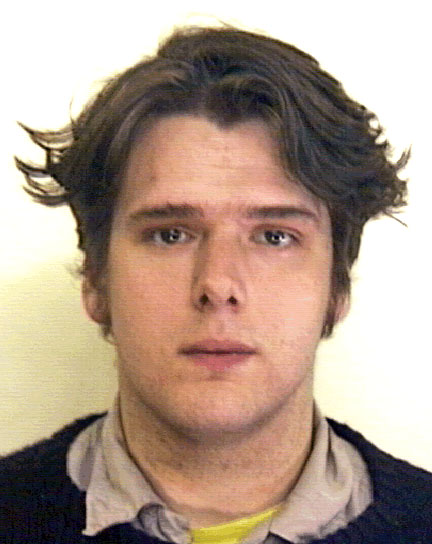
%> input picture faces/alister1.jpg, 432 x 544 px
$ octave --eval "result = hairDetection('faces/alister1.jpg');"   (GNU Octave 9; MATLAB toolbox functions it lacks are replaced by stand-ins)
%> lines starting %> are read from the running program, lines starting %| are printed output that depends on the picture
%> in hairDetection, bild is the input picture: size 544x432x3 uint8; mean R, G, B 177.3, 156.3, 141.4
### growHair.m
function [Img, Volume,Longhair, Bounds, Failed] = growHair(Image,foreHeadTop)

    if ~exist('Image','var')
        error('Image was not set please specify Input image')
    elseif isempty(Image)
        error('Selected Image was Empty and can not be used')
    elseif ndims(Image) > 3 || isequal(ndims(Image),1)
        error('The selected image has the wrong dimensions, only 2D grayscale Images and RGB Images are allowed')
    else
       Image = im2double(Image);
    end

    %Setup reference and fixxed parameters

    %The image should be scaled to have 100000 pixels
    pixRefSize = 100000;
    %The seedPoints should be set 20 pixels above the foreHead Top
    foreHeadOffset = 14;
    %Set the offset of the other 4 seedPoints that will be set in
    %regiongrowing
    seedSpread = 5;
    %Factor when it is detected that the algorythm failed
    failedFactor = 1/2;
    %Threshold of the Bounding rectangle when the hair is considered as
    %long
    longThreshold = 0.9;

    %Setup image Dimensions
    [xDim, yDim, ~] = size(Image);
%> xDim = 544; yDim = 432

    %Calculate the factor of how much the image would need to be scaled
    %to match the pixelVolume of pixRefSize
    scaleFactor = pixRefSize / (xDim * yDim);
%> scaleFactor = 0.426

    %Filter the image with a gaussian Filter to smoothen image regions
    gauss = gaussianimplem(Image,4);

    % Regiongrowing often works better if the image is
    % downscaled and the algorythm is way faster
    gauss = imresize(gauss,scaleFactor);

    if exist('foreHeadTop','var')
        foreHeadTop(1) = foreHeadTop(1) * scaleFactor;
        foreHeadTop(2) = foreHeadTop(2) * scaleFactor;
    end

    %Setup Scaled image dimensions
    [scaledXDim, scaledYDim, ~] = size(gauss);


    if ~exist('foreHeadTop','var') || isempty(foreHeadTop)
        [loc] = get_image_point(gauss);
        foreHeadTop(1) = loc(1,2);
        foreHeadTop(2) = loc(1,1);
        %error('foreHeadTop does not exist, please specify foreHeadTop Point')
    elseif ~isequal(ndims(foreHeadTop),2)
        error('error Position needs to have 2 Values')
    elseif ~boundcheck(foreHeadTop(1),foreHeadTop(2),scaledXDim,scaledYDim)
        error('foreHeadTop was out of the Image bounds, try again')
    end

    %Setup seedPosition above the foreheadPosition
    %to try and catch the Hair
    seedPos(1) = foreHeadTop(1)- foreHeadOffset - seedSpread ;
    seedPos(2) = foreHeadTop(2);%+ foreHeadOffset + seedSpread;

    %Check if seedPos is inside the image Bounds
    if ~boundcheck(seedPos(1),seedPos(2),scaledXDim,scaledYDim)
        error('seedPos exceeds the Image bounds, try again')
    end

    %Check if image already is grayscale otherwise convert
    if isequal(ndims(Image),3)
        grayImg = rgb2gray(gauss);
    else
        grayImg = gauss;
    end

    %Do Regiongrowing on the image to get binary mask
    tic
        Binmask = growmyregion(grayImg,seedPos,0.1,seedSpread);
    toc

    %Measure Regions in Binary Mask
    measurements = regionprops(Binmask, 'BoundingBox', 'Area');

    %Setup loop seching for the biggest area of the found regions
    mainRegion = measurements(1);
    if ndims(measurements)/2 > 1
        for regionCnt = 2:ndims(measurements)/2
            if(measurements(regionCnt*2).Area > mainRegion.Area)
                mainRegion = measurements(regionCnt);
            end
        end
    end

    %Calculate height/width ratio of the region
    lenghtratio = mainRegion.BoundingBox(4)/mainRegion.BoundingBox(3);

    %Calculate volume of the hair
    Volume = sum(sum(sum(Binmask)));

    %Set if hair is long or not
    Longhair = false;
    if lenghtratio > longThreshold
        Longhair = true;
    end

    %Check if the algorythm failed, that happens if too much of the
    %image was found as region -> can not be hair
    Failed = false;
    if Volume > (scaledXDim * scaledYDim)*failedFactor
       Failed = true;
    end


% [12 lines of commented-out code are left out]
    gauss(:,:,1) = gauss(:,:,1)+ Binmask;

    %Output the Hair Region Bounds
    Bounds = mainRegion.BoundingBox;

    % Insert Bounding Rectangle into image
    gauss = insertShape(gauss,'Rectangle', Bounds,'Color','blue','LineWidth',3);

    %Set result image as output
    Img = gauss;

end

### gaussianimplem.m
function Img = gaussianimplem(Image,sigma,windowSize)
%> called with sigma = 4

    %Default windowSize is 4
    if ~exist('windowSize','var')
        windowSize = 8;
    elseif isempty(sigma)
        windowSize = 8;
    end

    %Default sigma is 1.7
    if ~exist('sigma','var')
        %error('Sigma was not specified')
        sigma = 1.7;
    elseif isempty(sigma)
        %error('Sigma is empty')
        sigma = 1.7;
    end

    if ~exist('Image','var')
        error('Image was not set please specify Input image')
    elseif isempty(Image)
        error('Selected Image was Empty and can not be used')
    else
        %Check if image is Rgb or Grayscale image
        if isequal(ndims(Image), 2)

            Img = gaussianSingleChannel(Image,sigma,windowSize);
        elseif isequal(ndims(Image), 3)
            Img = Image;
            % If image is RGB use gaussian Blur on every color channel
            for channel = 1:size(Image,3)
                Img(:,:,channel) = gaussianSingleChannel(Image(:,:,channel), sigma, windowSize);
            end
%> this loop made 3 passes
%> pass 1, in convolute, `Image = padarray(Image,[winSize winSize]);`:
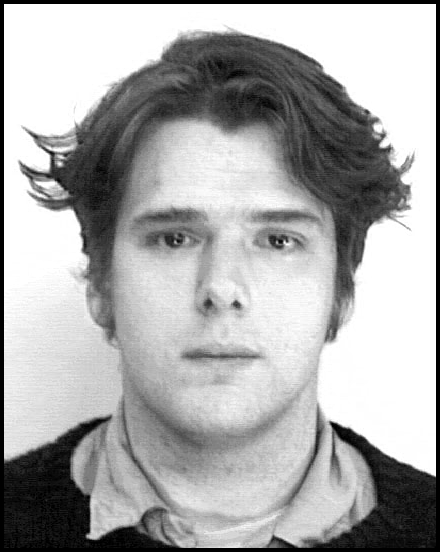
%> Image: size 552x440 double; min 0, max 1, mean 0.673
%> pass 1, in gaussianSingleChannel, `Img = convolute(Image,Kernel,windowSize/2);`:
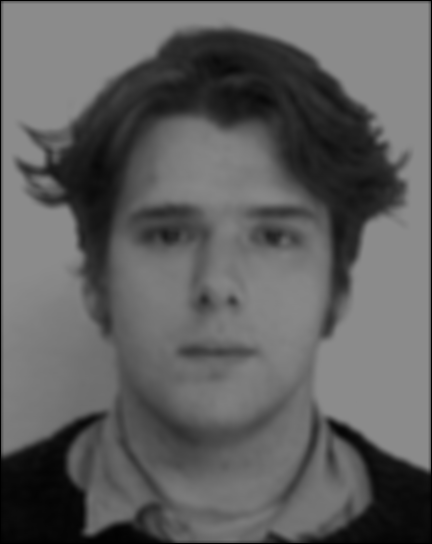
%> Img: size 544x432 double; min 0, max 0.549, mean 0.376
%> pass 2, in convolute (call 2), `Image = padarray(Image,[winSize winSize]);`:
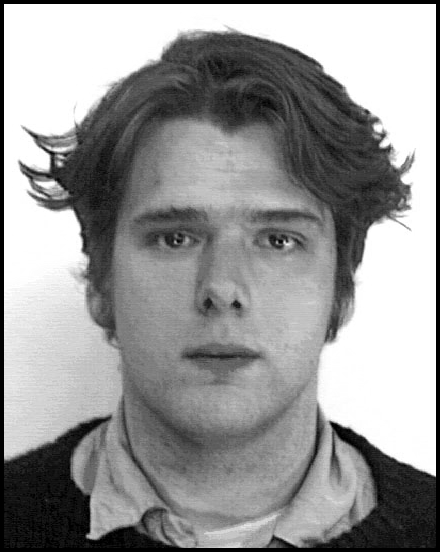
%> Image: size 552x440 double; min 0, max 1, mean 0.593
%> pass 2, in gaussianSingleChannel (call 2), `Img = convolute(Image,Kernel,windowSize/2);`:
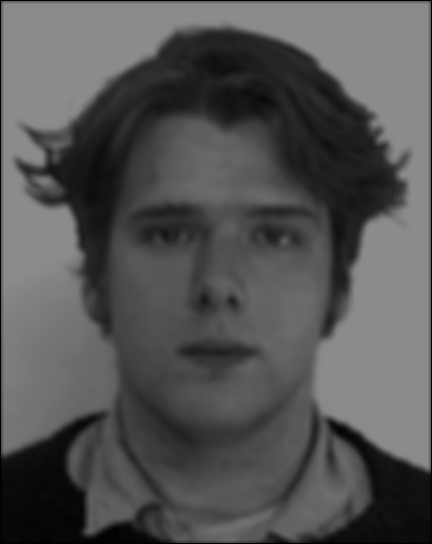
%> Img: size 544x432 double; min 0, max 0.549, mean 0.331
%> after the loop:
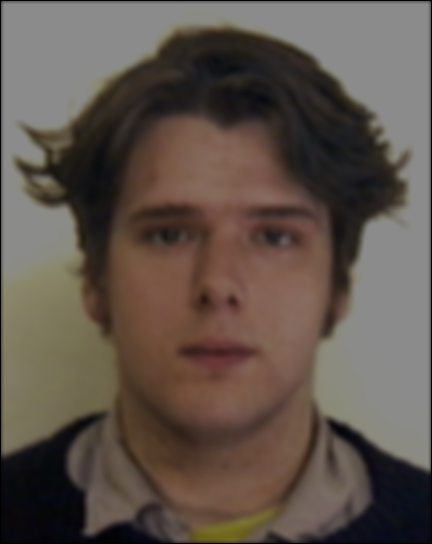
%> Img: size 544x432x3 double; mean R, G, B 0.376, 0.331, 0.299
        else
            error('Image does not have 2 dimensions please use compatible image')
        end
    end

end

function Img = gaussianSingleChannel(Image, sigma, windowSize)

    %Prepare Meshgrid variables for Kernel Generation
    %Concept Source:
    %"S54 - S55 Robert Sablatnig, Computer Vision Lab, EVC-19: Local
    %Operations"/ Unterlagen: 186822_2016S
    [x,y] = meshgrid(-windowSize/2:windowSize/2 , -windowSize/2:windowSize/2);

    %Use Impulse formula to calculate Gaussian Kernel
    Kernel= kernelformula(x,y,sigma);

    %Convolute the image with the kernel to blur it
    Img = convolute(Image,Kernel,windowSize/2);

end

function Kern = kernelformula(x,y,sigma)
    % Gaussian 2 dimensional formula
    % Source: http://en.wikipedia.org/wiki/Gaussian_filter#cite_ref-ShapiroStockman_5-0
    Kern = (1/(2*pi*sigma^2))*exp(-(x.^2+y.^2)/(2*sigma^2));
end

function Img = convolute(Image,kernel,winSize)
    %Define window height and length
    windowLenght = winSize*2;
    %Get the image size
    [xDim,yDim] = size(Image);
    %Add zero padding to the Input Image to prevent Index exceeding Matrix
    %dimensions
    %As Explained in Source:
    %"S28 - S32 Robert Sablatnig, Computer Vision Lab, EVC-19: Local
    %Operations"/ Unterlagen: 186822_2016S
    Image = padarray(Image,[winSize winSize]);
    %Allocate output image memory
    Img = zeros(xDim,yDim);
    %Iterate through every pixel of the Image
    %As Explained in Source:
    %"S42 Robert Sablatnig, Computer Vision Lab, EVC-19: Local
    %Operations" Chapter Convolution/ Unterlagen: 186822_2016S
    for i = 2:xDim-1
        for j = 2:yDim-1
            %Convolute image window with the kernel and save into a new
            %matrix
            filteredWindow = Image(i:i+windowLenght,j:j+windowLenght).*kernel;
            %Sum together weihted results for the sprecified pixel
            Img(i,j)=sum(filteredWindow(:));
        end
    end
end

### get_image_point.m
%Source of get_image_point function:
%https://de.mathworks.com/matlabcentral/newsreader/view_thread/322422
%Comment by Stephan K鰄nen 10 Aug, 2016 12:16:03
function [loc] = get_image_point (I)
close all;
figure('name','Doubleclick to set location');imshow(I);
%> the run ends on the next line
[c, r] = getpts(1);
loc = int32([c r]);
if size(loc)>1
    loc = [loc(1,1) loc(1,2)];
end
close all;
end

### hairDetection.m
function [gender, percentage] = hairDetection(file_path)

    bild = imread(file_path);
    I = im2double(bild);

    %%%Copy from here
    tic
    [result, Volume, Longhair ,boundingVector, failed] = growHair(I);
    toc

    gender = 'm';
    if Longhair
        gender = 'w';
    end

    percentage = 1;
    if failed
        gender = 'u';
    end
    %%%To here
end

$ run again, on faces/andrew2.jpg
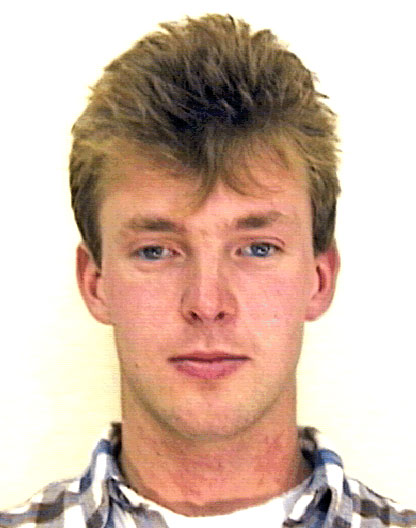
%> input picture faces/andrew2.jpg, 416 x 528 px
%> in hairDetection, bild is the input picture: size 528x416x3 uint8; mean R, G, B 211.3, 185.5, 170.5
%> the loop in gaussianimplem, `for channel = 1:size(Image,3)` made 3 passes
%> pass 1, in convolute, `Image = padarray(Image,[winSize winSize]);`:
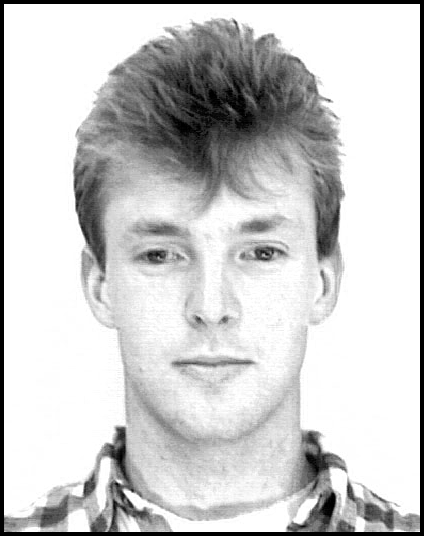
%> Image: size 536x424 double; min 0, max 1, mean 0.801
%> after the loop in gaussianimplem, `for channel = 1:size(Image,3)`:
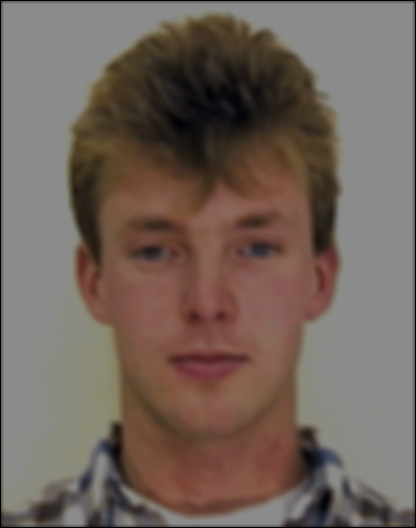
%> Img: size 528x416x3 double; mean R, G, B 0.448, 0.392, 0.36

$ run again, on faces/annanena1.jpg
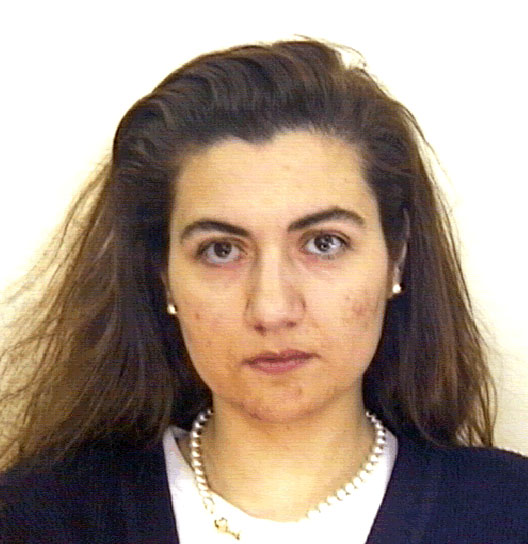
%> input picture faces/annanena1.jpg, 528 x 544 px
%> in hairDetection, bild is the input picture: size 544x528x3 uint8; mean R, G, B 166.2, 148.4, 134.6
%> the loop in gaussianimplem, `for channel = 1:size(Image,3)` made 3 passes
%> pass 1, in convolute, `Image = padarray(Image,[winSize winSize]);`:
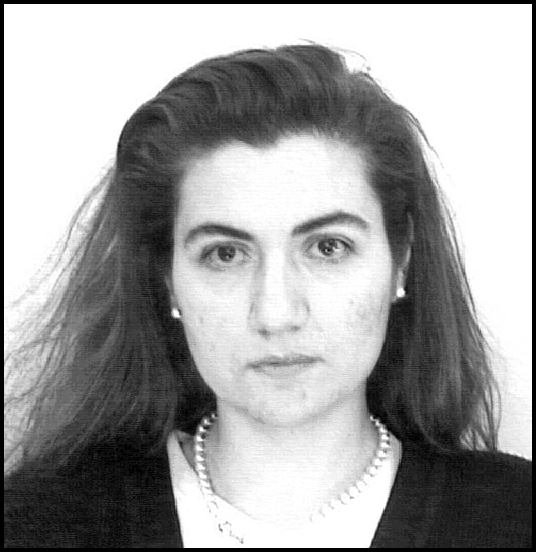
%> Image: size 552x536 double; min 0, max 1, mean 0.633
%> after the loop in gaussianimplem, `for channel = 1:size(Image,3)`:
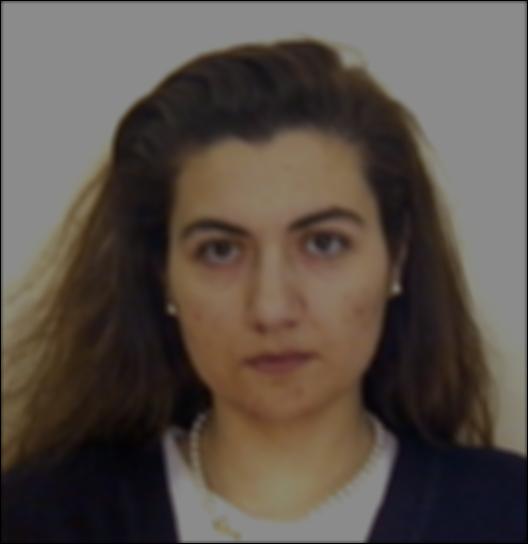
%> Img: size 544x528x3 double; mean R, G, B 0.353, 0.314, 0.285

$ run again, on faces/barry17.jpg
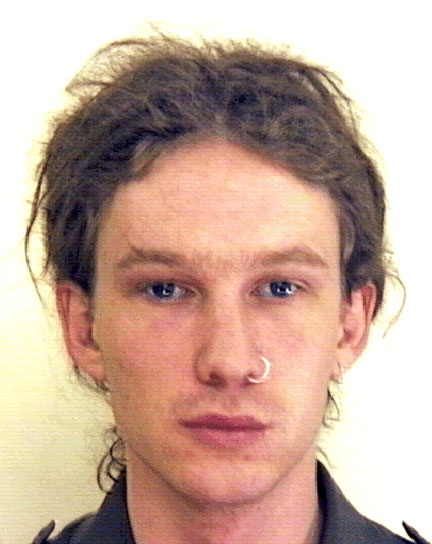
%> input picture faces/barry17.jpg, 432 x 544 px
%> in hairDetection, bild is the input picture: size 544x432x3 uint8; mean R, G, B 199.1, 170.6, 156
%> the loop in gaussianimplem, `for channel = 1:size(Image,3)` made 3 passes
%> pass 1, in convolute, `Image = padarray(Image,[winSize winSize]);`:
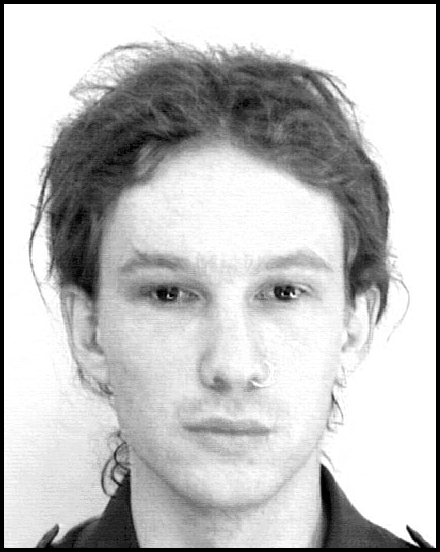
%> Image: size 552x440 double; min 0, max 1, mean 0.755
%> after the loop in gaussianimplem, `for channel = 1:size(Image,3)`:
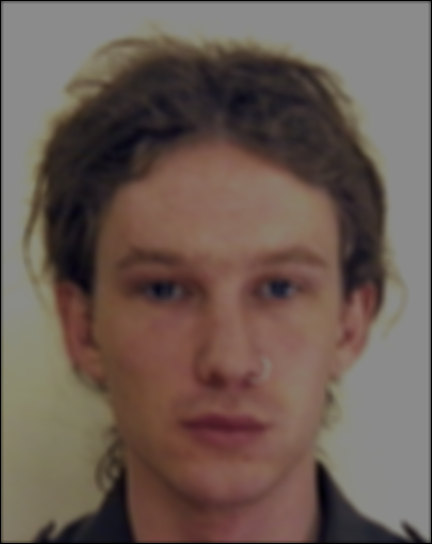
%> Img: size 544x432x3 double; mean R, G, B 0.422, 0.361, 0.33
